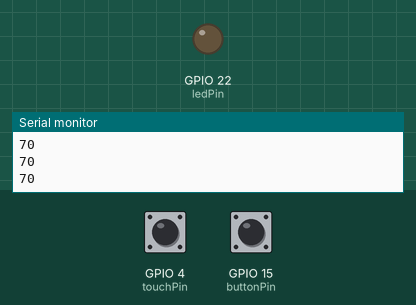
A sketch run on a simulated ESP32. On the bench: output pins drawn as LEDs (lit = HIGH), the last lines printed to the serial monitor. The test bench sets the inputs (shaded band); at power-on: GPIO 4 (touchPin) HIGH, GPIO 15 (buttonPin) LOW.

Above: at 1.2 s.
1.3 s: GPIO 4 (touchPin) pulled LOW for 0.25 s
At 1.5 s:
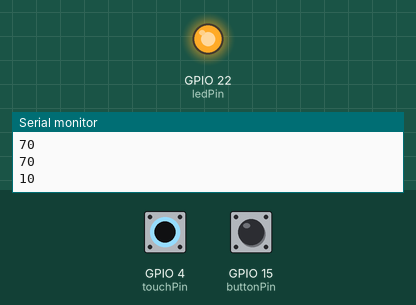
3.1 s: GPIO 4 (touchPin) pulled LOW for 3.2 s
At 7.2 s:
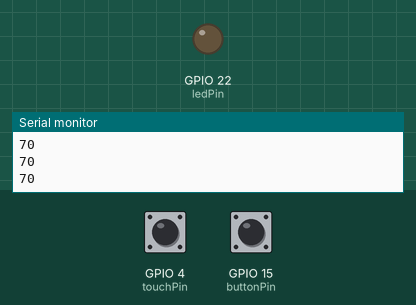
Timing chart, 0 to 8.7 s (numbered marks = the images above; inputs shaded):
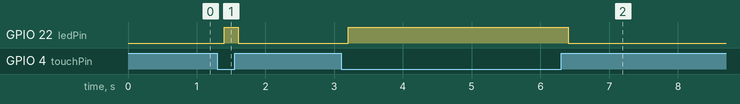

The sketch:

week3.ino
```cpp
// set pin numbers
const int buttonPin = 15; // the number of the pushbutton pin
const int ledPin = 22; // the number of the LED pin
// variable for storing the pushbutton status
int buttonState = 0;
char serState = NULL;
const int touchPin = 4;
const int threshold = 30;
int touchValue;
int serailflag = 1;

void setup() {
  Serial.begin(115200);
  // initialize the pushbutton pin as an input
  pinMode(buttonPin, INPUT);
  // initialize the LED pin as an output
  pinMode(ledPin, OUTPUT);
}

//Task03-1
//void loop() {
//  // read the state of the pushbutton value
//  buttonState = digitalRead(buttonPin);
//  Serial.println(buttonState);
//  // check if the pushbutton is pressed.
//  // if it is, the buttonState is HIGH
//  if (buttonState == HIGH) {
//    // turn LED on
//    digitalWrite(ledPin, HIGH);
//  } else {
//    // turn LED off
//    digitalWrite(ledPin, LOW);
//  }
//}

//Tast03-2
//void loop() {
//  // read the state of Serial port
//  if (Serial.available() > 0){
//    serState = Serial.read();
//    Serial.println(serState);
//  }
//  // check which keyboard 'h' or 'l' is pressed.
//  if (serState == 'h') {
//    // turn LED on
//    digitalWrite(ledPin, HIGH);
//  } else if (serState == 'l') {
//    // turn LED off
//    digitalWrite(ledPin, LOW);
//  }
//
//  delay(250);
//}


// <Task 03-3>
// ESP32 Touch Test
// Just test touch pin - Touch0 is T0 which is on GPIO 4.
//void loop()
//{
//  Serial.println(touchRead(touchPin)); // get value of Touch 0 pin = GPIO 4
//  delay(1000);
//}

//Task 03-4, A
//void loop() {
//  touchValue = touchRead(touchPin);
//  buttonState = digitalRead(buttonPin);
//
//  if(touchValue < threshold || buttonState == HIGH) {
//    digitalWrite(ledPin, HIGH);
//  }
//  else {
//    digitalWrite(ledPin, LOW);
//  }
//
//  delay(200);
//}
//

//Task 03-Step C
void loop() {
  touchValue = touchRead(touchPin);
  buttonState = digitalRead(buttonPin);
  if (buttonState == HIGH){
    serailflag = serailflag * -1;
    delay(500);
  }
  if (serailflag==1){
    Serial.println(touchValue);
  }
  if(touchValue < threshold) {
    digitalWrite(ledPin, HIGH);
  }
  else {
    digitalWrite(ledPin, LOW);
  }

  delay(200);
}
```

Measured:
- after the input at 1.3 s, GPIO 22 (ledPin): LOW → HIGH after 0.10 s, → LOW 0.20 s later
- after the input at 3.1 s, GPIO 22 (ledPin): LOW → HIGH after 0.10 s, → LOW 3.2 s later
